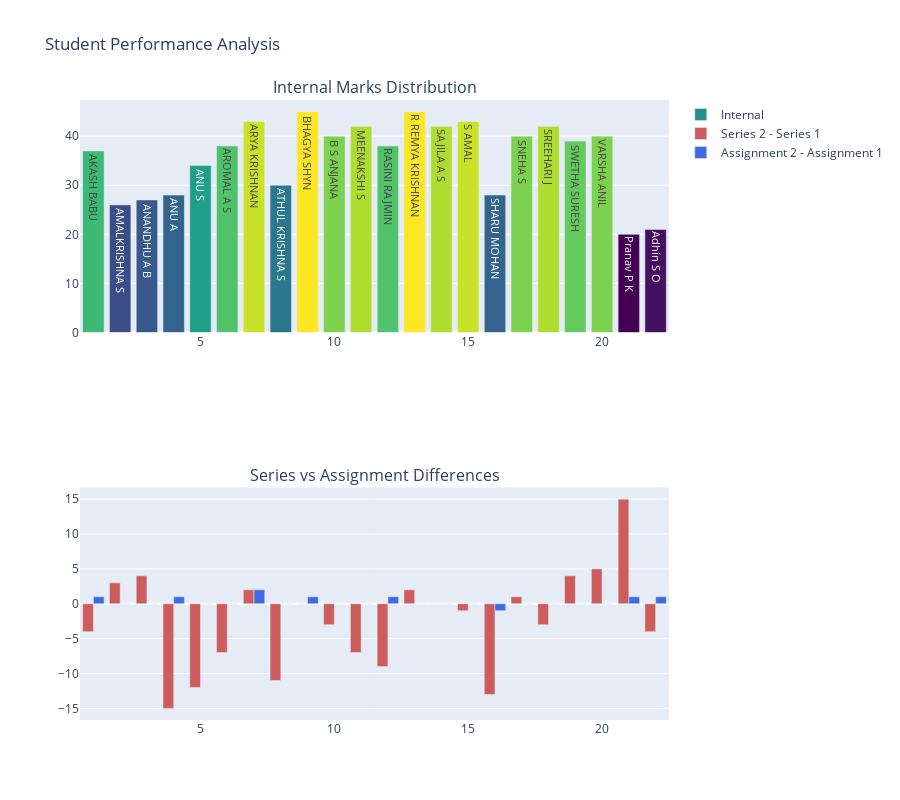

Notebook code for this chart:
### Code cell
import openpyxl as xl
from openpyxl.styles import PatternFill, Alignment
from openpyxl.formatting.rule import CellIsRule
from openpyxl.utils import get_column_letter
from openpyxl.chart import BarChart, Reference
import pandas as pd
import plotly.express as px
import plotly.subplots as sp
import plotly.graph_objects as go

# ---------------- Excel Processing Section ----------------
file_path = "S2PythonInternal.xlsx"   # Path to input Excel file
wb = xl.load_workbook(file_path)
sheet = wb.active

# Column indices for marks in Excel
series1_marks = 3
series2_marks = 4
assgn1_marks = 5
assgn2_marks = 6
series_avg_marks = 7
assgn_avg_marks = 8
internal_marks = 9

# Maximum marks for each evaluation component
max_marks = {
    series1_marks: 40,
    series2_marks: 40,
    assgn1_marks: 10,
    assgn2_marks: 10,
    series_avg_marks: 40,
    assgn_avg_marks: 10,
    internal_marks: 50
}

# Determine last non-empty row in the Roll No column
max_row = sheet.max_row
while max_row > 0 and sheet.cell(max_row, 1).value is None:
    max_row -= 1

# Determine last filled column in header row (row 4)
max_col = sheet.max_column
while max_col > 0 and sheet.cell(4, max_col).value is None:
    max_col -= 1

# Apply wrap text and center alignment to header row
for col in range(1, max_col + 1):
    cell = sheet.cell(4, col)
    cell.alignment = Alignment(wrap_text=True, vertical='center', horizontal='center')

# Adjust row height to accommodate wrapped header text
sheet.row_dimensions[4].height = 30

# Calculate averages and total internal marks for each student
for row in range(5, max_row + 1):
    s1 = sheet.cell(row, series1_marks).value
    s2 = sheet.cell(row, series2_marks).value
    a1 = sheet.cell(row, assgn1_marks).value
    a2 = sheet.cell(row, assgn2_marks).value

    if s1 is not None and s2 is not None:
        sheet.cell(row, series_avg_marks).value = round((s1 + s2) / 2, 0)
    if a1 is not None and a2 is not None:
        sheet.cell(row, assgn_avg_marks).value = round((a1 + a2) / 2, 0)

    sa = sheet.cell(row, series_avg_marks).value
    aa = sheet.cell(row, assgn_avg_marks).value
    if sa is not None and aa is not None:
        sheet.cell(row, internal_marks).value = sa + aa

# Highlight cells in red if marks are below 50% of maximum
red_fill = PatternFill(start_color="FF9999", end_color="FF9999", fill_type="solid")
for col, max_mark in max_marks.items():
    threshold = max_mark * 0.5
    col_letter = get_column_letter(col)
    rule = CellIsRule(operator="lessThan", formula=[str(threshold)], fill=red_fill)
    sheet.conditional_formatting.add(f"{col_letter}5:{col_letter}{max_row}", rule)

# Create a bar chart in Excel for internal marks distribution
chart = BarChart()
data = Reference(sheet, min_col=internal_marks, min_row=4, max_row=max_row)
cats = Reference(sheet, min_col=2, min_row=5, max_row=max_row)  # Student roll numbers
chart.add_data(data, titles_from_data=True)
chart.set_categories(cats)
chart.title = "Internal Marks Distribution"
sheet.add_chart(chart, f"A{max_row + 2}")  # Place chart below data

# Save the updated Excel workbook
wb.save("S2PythonInternal_updated.xlsx")

# ---------------- Pandas + Plotly Analysis Section ----------------
# Load Excel data into Pandas for interactive visualization
file_path = "S2PythonInternal_updated.xlsx"
df = pd.read_excel(file_path, skiprows=3)
df = df.iloc[:, :9]

# Rename columns for clarity
df.columns = [
    "Roll No", "Name",
    "Series 1", "Series 2",
    "Assignment 1", "Assignment 2",
    "Series Avg", "Assignment Avg",
    "Internal"
]

# Compute difference between series and assignment scores
df["Series Diff"] = df["Series 2"] - df["Series 1"]
df["Assignment Diff"] = df["Assignment 2"] - df["Assignment 1"]

# ---------------- Interactive Visualization ----------------
# Create subplot layout: row 1 for internal marks, row 2 for differences
fig = sp.make_subplots(
    rows=2, cols=1,
    subplot_titles=("Internal Marks Distribution", "Series vs Assignment Differences")
)

# Bar chart: Internal marks for each student
fig.add_trace(
    go.Bar(
        x=df["Roll No"],
        y=df["Internal"],
        text=df["Name"],
        hovertemplate=(
            "Name: %{text}<br>"
            "Internal: %{y}<br>"
            "Series Avg: %{customdata[0]}<br>"
            "Assignment Avg: %{customdata[1]}<br>"
            "Series Diff: %{customdata[2]}<br>"
            "Assignment Diff: %{customdata[3]}"
        ),
        customdata=df[["Series Avg", "Assignment Avg", "Series Diff", "Assignment Diff"]],
        marker=dict(color=df["Internal"], colorscale="Viridis"),
        name="Internal"
    ),
    row=1, col=1
)

# Bar charts: Differences in series and assignment scores
fig.add_trace(
    go.Bar(
        x=df["Roll No"],
        y=df["Series Diff"],
        name="Series 2 - Series 1",
        marker_color="indianred"
    ),
    row=2, col=1
)
fig.add_trace(
    go.Bar(
        x=df["Roll No"],
        y=df["Assignment Diff"],
        name="Assignment 2 - Assignment 1",
        marker_color="royalblue"
    ),
    row=2, col=1
)

# Update layout for better readability
fig.update_layout(
    height=800,
    showlegend=True,
    title_text="Student Performance Analysis"
)

fig.show()

### Figure 1 — Plotly figure (JSON) as saved in the notebook; plotly's stock layout.template omitted (floating-point values rounded to 4 significant figures)
{"data": [{"customdata": [[27, 10, -4, 1], [16, 10, 3, 0], [17, 10, 4, 0], [20, 8, -15, 1], [24, 10, -12, 0], [28, 10, -7, 0], [34, 9, 2, 2], [20, 10, -11, 0], [35, 10, 0, 1], [30, 10, -3, 0], [32, 10, -7, 0], [28, 10, -9, 1], [35, 10, 2, 0], [32, 10, 0, 0], [34, 9, -1, 0], [18, 10, -13, -1], [30, 10, 1, 0], [32, 10, -3, 0], [29, 10, 4, 0], [30, 10, 5, 0], [12, 8, 15, 1], [13, 8, -4, 1]], "hovertemplate": "Name: %{text}<br>Internal: %{y}<br>Series Avg: %{customdata[0]}<br>Assignment Avg: %{customdata[1]}<br>Series Diff: %{customdata[2]}<br>Assignment Diff: %{customdata[3]}", "marker": {"color": [37, 26, 27, 28, 34, 38, 43, 30, 45, 40, 42, 38, 45, 42, 43, 28, 40, 42, 39, 40, 20, 21], "colorscale": [[0, "#440154"], [0.1111, "#482878"], [0.2222, "#3e4989"], [0.3333, "#31688e"], [0.4444, "#26828e"], [0.5556, "#1f9e89"], [0.6667, "#35b779"], [0.7778, "#6ece58"], [0.8889, "#b5de2b"], [1, "#fde725"]]}, "name": "Internal", "text": ["AKASH BABU", "AMALKRISHNA S", "ANANDHU A B", "ANU A", "ANU S", "AROMAL A S", "ARYA KRISHNAN", "ATHUL KRISHNA S", "BHAGYA SHYN", "B S ANJANA", "MEENAKSHI S", "RASINI RAJMIN", "R REMYA KRISHNAN", "SAJILA A S", "S AMAL", "SHARU MOHAN", "SNEHA S", "SREEHARI J", "SWETHA SURESH", "VARSHA ANIL", "Pranav P K", "Adhin S O"], "type": "bar", "x": [1, 2, 3, 4, 5, 6, 7, 8, 9, 10, 11, 12, 13, 14, 15, 16, 17, 18, 19, 20, 21, 22], "xaxis": "x", "y": [37, 26, 27, 28, 34, 38, 43, 30, 45, 40, 42, 38, 45, 42, 43, 28, 40, 42, 39, 40, 20, 21], "yaxis": "y"}, {"marker": {"color": "indianred"}, "name": "Series 2 - Series 1", "type": "bar", "x": [1, 2, 3, 4, 5, 6, 7, 8, 9, 10, 11, 12, 13, 14, 15, 16, 17, 18, 19, 20, 21, 22], "xaxis": "x2", "y": [-4, 3, 4, -15, -12, -7, 2, -11, 0, -3, -7, -9, 2, 0, -1, -13, 1, -3, 4, 5, 15, -4], "yaxis": "y2"}, {"marker": {"color": "royalblue"}, "name": "Assignment 2 - Assignment 1", "type": "bar", "x": [1, 2, 3, 4, 5, 6, 7, 8, 9, 10, 11, 12, 13, 14, 15, 16, 17, 18, 19, 20, 21, 22], "xaxis": "x2", "y": [1, 0, 0, 1, 0, 0, 2, 0, 1, 0, 0, 1, 0, 0, 0, -1, 0, 0, 0, 0, 1, 1], "yaxis": "y2"}], "layout": {"annotations": [{"font": {"size": 16}, "showarrow": false, "text": "Internal Marks Distribution", "x": 0.5, "xanchor": "center", "xref": "paper", "y": 1, "yanchor": "bottom", "yref": "paper"}, {"font": {"size": 16}, "showarrow": false, "text": "Series vs Assignment Differences", "x": 0.5, "xanchor": "center", "xref": "paper", "y": 0.375, "yanchor": "bottom", "yref": "paper"}], "height": 800, "showlegend": true, "title": {"text": "Student Performance Analysis"}, "xaxis": {"anchor": "y", "domain": [0, 1]}, "xaxis2": {"anchor": "y2", "domain": [0, 1]}, "yaxis": {"anchor": "x", "domain": [0.625, 1]}, "yaxis2": {"anchor": "x2", "domain": [0, 0.375]}}}
